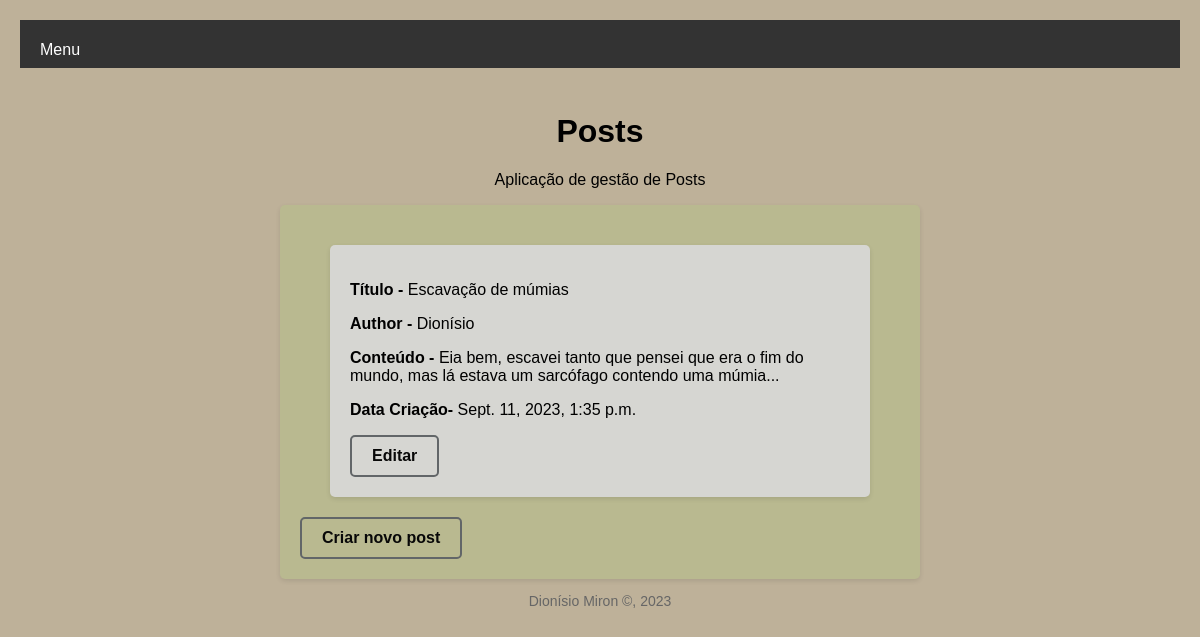
Before: /posts with the older database file.
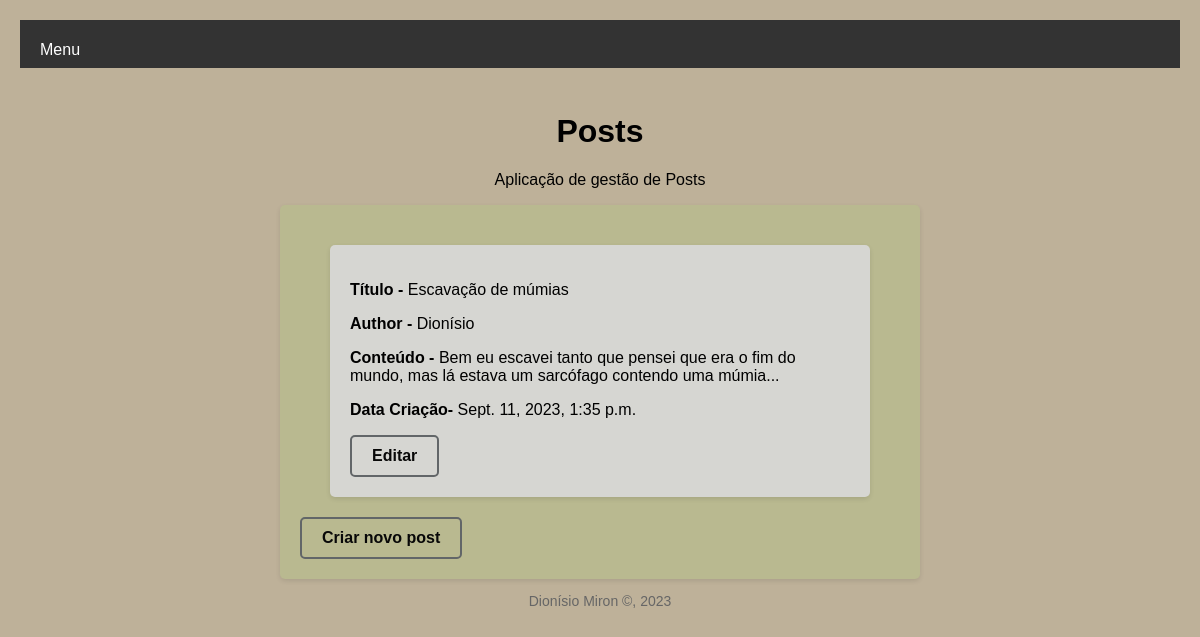
After: the same page with the newer database file.
### portfolio/models.py (models this page shows, shortened)
class Post(models.Model):
    titulo = models.CharField(max_length=30)
    author = models.CharField(max_length=40)
    conteudo = models.CharField(max_length=500)
    datacriacao = models.DateTimeField(auto_now_add=True)

### portfolio/views.py (the view)
# urls.py: path('posts', views.blog_view, name="posts"),
def blog_view(request):
    context = {'posts': Post.objects.all()}
    return render(request, 'portfolio/blog.html', context)

### portfolio/Templates/Portfolio/blog.html
{% extends 'portfolio/base.html' %}
{% block main %}
    {% for Post in posts %}
    <div class = "Poster">
        <b><p>Título - </b>{{ Post.titulo }}</p>
        <b><p>Author - </b>{{ Post.author }}</p>
        <b><p>Conteúdo - </b>{{ Post.conteudo }}</p>
        <b><p>Data Criação- </b>{{ Post.datacriacao }}</p>
        {% if Post.id %}
            <a class = "botao" href="{% url 'portfolio:edita' Post.id %}">Editar</a>
        {% endif %}
    </div>
    {% endfor %}
    <a class = "botao" href="{% url 'portfolio:nova'%}">Criar novo post</a>
{% endblock %}

Changed rows visible on the page:
changed Post "Escavação de múmias": conteudo "Eia bem, escavei tanto que pensei que era o fim do mundo, mas lá estava um sarcófago contendo uma múmia..." → "Bem eu escavei tanto que pensei que era o fim do mundo, mas lá estava um sarcófago contendo uma múmia..."
